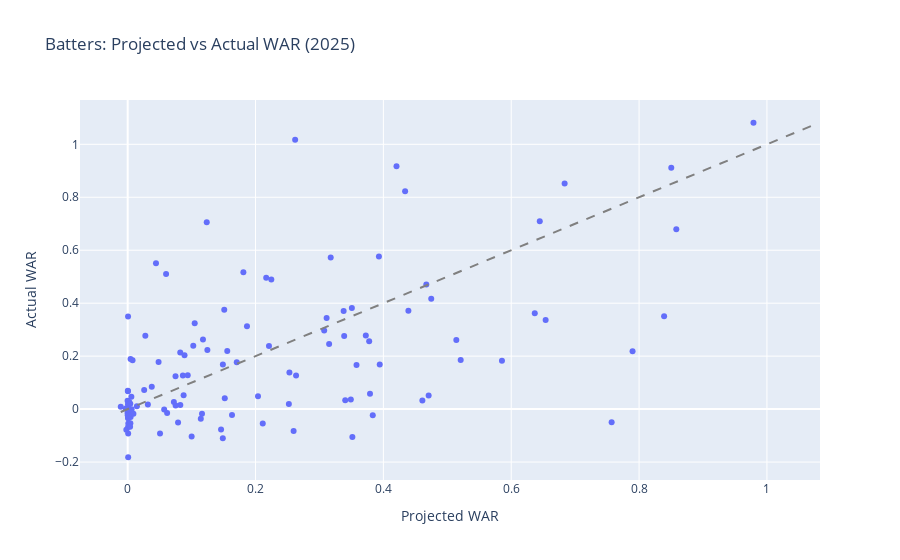

Notebook code for this chart:
### Markdown cell above
### Batting Projections Performance

### Code cell
# Metrics
mae = mean_absolute_error(bat_df['WAR'], bat_df['projected_war_2025'])
rmse = np.sqrt(mean_squared_error(bat_df['WAR'], bat_df['projected_war_2025']))
r2 = r2_score(bat_df['WAR'], bat_df['projected_war_2025'])

print(f"Batting Projection Accuracy:")
print(f"  MAE:  {mae:.3f} WAR")
print(f"  RMSE: {rmse:.3f} WAR")
print(f"  R2:   {r2:.3f}")

# Scatter Plot
fig = px.scatter(bat_df, x='projected_war_2025', y='WAR', hover_name='player_name',
                 title='Batters: Projected vs Actual WAR (2025)',
                 labels={'projected_war_2025': 'Projected WAR', 'WAR': 'Actual WAR'})
fig.add_shape(type="line", line=dict(dash='dash', color='gray'),
              x0=bat_df['projected_war_2025'].min(), y0=bat_df['projected_war_2025'].min(),
              x1=bat_df['WAR'].max(), y1=bat_df['WAR'].max())
fig.show()

### Figure 1 — Plotly figure (JSON) as saved in the notebook; plotly's stock layout.template omitted (floating-point values rounded to 4 significant figures; data arrays with more than 128 entries replaced by an {"elided": "..."} marker saying what was removed)
{"data": [{"hovertemplate": "<b>%{hovertext}</b><br><br>Projected WAR=%{x}<br>Actual WAR=%{y}<extra></extra>", "hovertext": {"elided": "135 str values"}, "legendgroup": "", "marker": {"color": "#636efa", "symbol": "circle"}, "mode": "markers", "name": "", "orientation": "v", "showlegend": false, "type": "scatter", "x": {"elided": "135 float values"}, "xaxis": "x", "y": {"elided": "135 float values"}, "yaxis": "y"}], "layout": {"legend": {"tracegroupgap": 0}, "shapes": [{"line": {"color": "gray", "dash": "dash"}, "type": "line", "x0": -0.01084, "x1": 1.081, "y0": -0.01084, "y1": 1.081}], "title": {"text": "Batters: Projected vs Actual WAR (2025)"}, "xaxis": {"anchor": "y", "domain": [0, 1], "title": {"text": "Projected WAR"}}, "yaxis": {"anchor": "x", "domain": [0, 1], "title": {"text": "Actual WAR"}}}}
